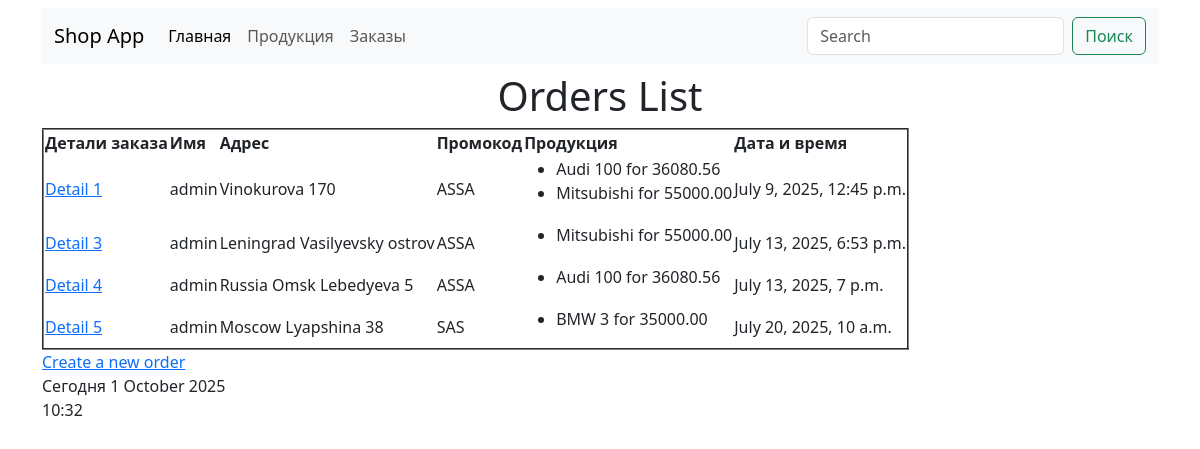
The page /shop/orders/ on the database its author committed.
### shop_app/models.py (models this page shows, shortened)
class Order(models.Model):
    class Meta:
        pass
    delivery_address = models.TextField(null=True, blank=True)
    promocode = models.CharField(blank=True, max_length=10)
    created_at = models.DateTimeField(auto_now_add=True)
    user = models.ForeignKey(User, on_delete=models.PROTECT)
    products = models.ManyToManyField(Product, related_name="orders")

class Product(models.Model):
    class Meta:
        pass
    name = models.CharField(max_length=100)
    description = models.TextField(blank=True)
    price = models.DecimalField(max_digits=10, decimal_places=2)
    discount = models.PositiveSmallIntegerField(default=0)
    created_at = models.DateTimeField(auto_now_add=True)
    is_active = models.BooleanField(default=True)
    archived = models.BooleanField(default=False)

### shop_app/views.py (the view)
# urls.py: path('orders/', OrdersListView.as_view(), name='orders_list'),
class OrdersListView(ListView):
    template_name = "shop_app/orders_list.html"
    model = Order
    context_object_name = "orders"

### shop_app/templates/shop_app/order_list.html (shortened to what this page needs)
{% extends 'shop_app/base.html' %}
{% block body %}
    <h1>Orders List</h1>
    {% if object_list %}
        <table border="2">
            <tr>
                <th>Детали заказа</th>
                <th>Имя</th>
                <th>Адрес</th>
                <th>Промокод</th>
                <th>Продукция</th>
                <th>Дата и время</th>
            </tr>
            {% for order in object_list %}
                <tr>
                    <td>
                        <a href="{% url 'shop_app:order_detail' pk=order.id %}">
                            Detail {{ order.id }}
                        </a>
                    </td>
                    <td>{{ order.user }}</td>
                    <td>{{ order.delivery_address }}</td>
                    <td>{{ order.promocode }}</td>
                    <td>
                        <ul>
                            {% for product in order.products.all %}
                                <li>{{ product.name }} for {{ product.price }}</li>
                            {% endfor %}
                        </ul>
                    </td>
                    <td>{{ order.created_at }}</td>
                </tr>
            {% endfor %}
        </table>
    {% else %}
        <h3>No orders yet!</h3>
    {% endif %}
<div>
    <a href="{% url 'shop_app:create_order' %}">Create a new order</a>
</div>
{% endblock %}

### shop_app/templates/shop_app/base.html (style rules this page uses)
h1 { text-align: center; }

### rows shown on the page
Order: id "1", user "admin", delivery_address "Vinokurova 170", promocode "ASSA", created_at "July 9, 2025, 12:45 p.m."
Product: name "Audi 100", price "36080.56"
Product: name "Mitsubishi", price "55000.00"
Order: id "3", user "admin", delivery_address "Leningrad Vasilyevsky ostrov", promocode "ASSA", created_at "July 13, 2025, 6:53 p.m."
Order: id "4", user "admin", delivery_address "Russia Omsk Lebedyeva 5", promocode "ASSA", created_at "July 13, 2025, 7 p.m."
Order: id "5", user "admin", delivery_address "Moscow Lyapshina 38", promocode "SAS", created_at "July 20, 2025, 10 a.m."
Product: name "BMW 3", price "35000.00"
